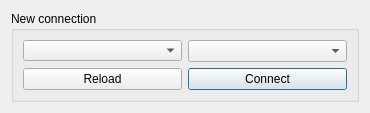
<?xml version="1.0" encoding="UTF-8"?>
<ui version="4.0">
 <class>DialogConnect</class>
 <widget class="QDialog" name="DialogConnect">
  <property name="geometry">
   <rect>
    <x>0</x>
    <y>0</y>
    <width>370</width>
    <height>107</height>
   </rect>
  </property>
  <property name="minimumSize">
   <size>
    <width>370</width>
    <height>0</height>
   </size>
  </property>
  <property name="maximumSize">
   <size>
    <width>16900</width>
    <height>16900</height>
   </size>
  </property>
  <property name="windowTitle">
   <string>Configuration</string>
  </property>
  <property name="windowIcon">
   <iconset>
    <normalon>:/linescaleGUI/logo/logo.png</normalon>
   </iconset>
  </property>
  <layout class="QVBoxLayout" name="verticalLayout">
   <item>
    <widget class="QGroupBox" name="groupConnection">
     <property name="title">
      <string>New connection</string>
     </property>
     <property name="flat">
      <bool>false</bool>
     </property>
     <property name="checkable">
      <bool>false</bool>
     </property>
     <layout class="QGridLayout" name="gridLayout">
      <item row="1" column="1">
       <widget class="QComboBox" name="boxFreq">
        <property name="enabled">
         <bool>true</bool>
        </property>
       </widget>
      </item>
      <item row="1" column="0">
       <widget class="QComboBox" name="boxConnections">
        <property name="styleSheet">
         <string notr="true">padding-top: 2px; padding-bottom: 1px; padding-left: 2px; padding-right: 2px;</string>
        </property>
        <property name="duplicatesEnabled">
         <bool>false</bool>
        </property>
        <property name="frame">
         <bool>true</bool>
        </property>
       </widget>
      </item>
      <item row="2" column="1">
       <widget class="QPushButton" name="btnConnect">
        <property name="text">
         <string>Connect</string>
        </property>
        <property name="default">
         <bool>false</bool>
        </property>
        <property name="flat">
         <bool>false</bool>
        </property>
       </widget>
      </item>
      <item row="2" column="0">
       <widget class="QPushButton" name="btnReload">
        <property name="text">
         <string>Reload</string>
        </property>
        <property name="default">
         <bool>false</bool>
        </property>
        <property name="flat">
         <bool>false</bool>
        </property>
       </widget>
      </item>
     </layout>
    </widget>
   </item>
  </layout>
 </widget>
 <resources>
  <include location="../../assets/resource.qrc"/>
 </resources>
 <connections/>
</ui>
